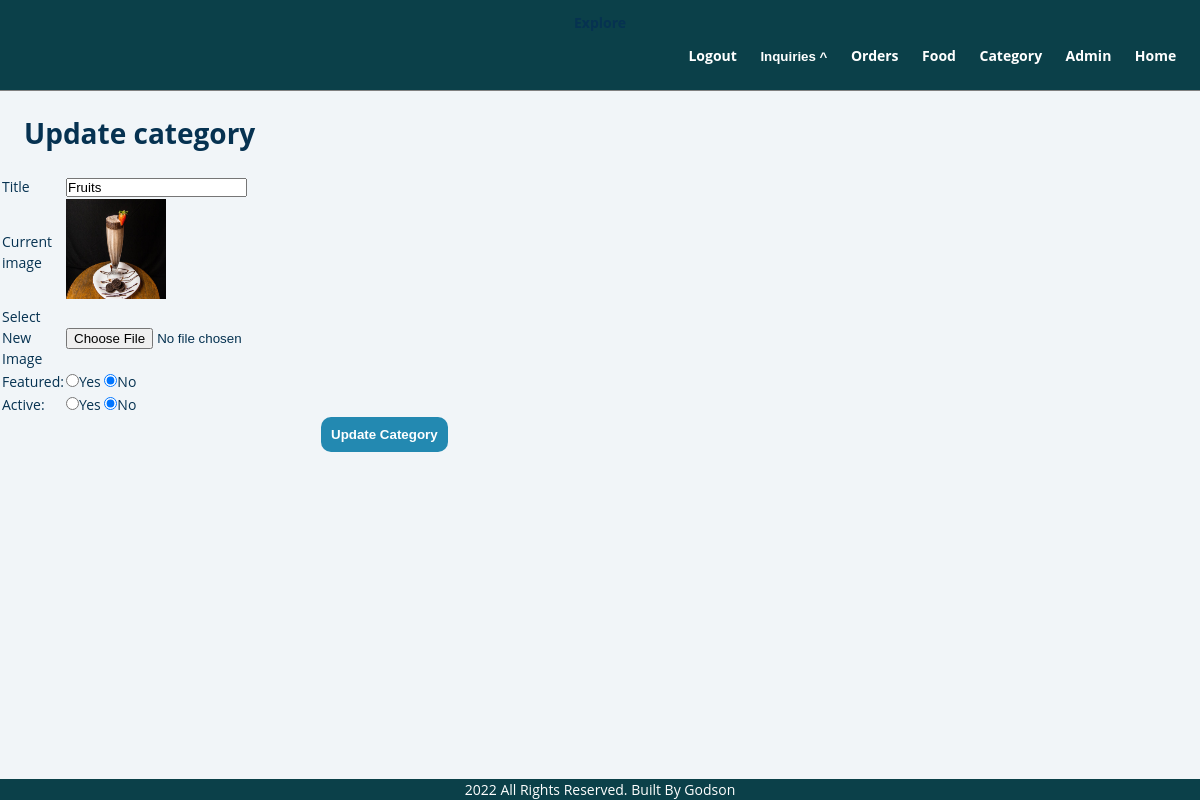
Screenshot of /admin/update-category.php?id=14 (signed in) with the database file from the repository.
### tables this page shows
CREATE TABLE `tbl_category` (
  `id` int(10) UNSIGNED NOT NULL,
  `title` varchar(100) NOT NULL,
  `image_name` varchar(255) NOT NULL,
  `featured` varchar(10) NOT NULL,
  `active` varchar(10) NOT NULL
);

### admin/update-category.php (the view, shortened to what this page needs)
<?php include_once "./partials/header.php"; ?>
<div class="main-content">
    <div class="wrapper">
        <h1 class="h1-title">Update category</h1>
        <?php
            if(isset($_GET['id'])){
                $id = $_GET['id'];
                $sql = "SELECT * FROM tbl_category WHERE id = $id";
                $res = mysqli_query($conn, $sql);
                $count = mysqli_num_rows($res);
                if($count == 1){
                    $rows = mysqli_fetch_assoc($res);
                    $title = $rows['title'];
                    $current_image = $rows['image_name'];
                    $featured = $rows['featured'];
                    $active = $rows['active'];
                }else{
                    $_SESSION['no-record-found'] = "<div class='error text-center'>No record found</div>";
                    header('location:'.SITEURL.'admin/manage-category.php');
                }
            }else{
                header('location:'.SITEURL.'admin/manage-category.php');
            }
        ?>
        <form action="" method="post" enctype="multipart/form-data">
            <table class="tbl-30">
                <tr>
                    <td>Title</td>
                    <td><input type="text" name="title" value="<?php echo $title; ?>" ></td>
                </tr>
                <tr>
                    <td>Current image</td>
                    <td>
                        <?php
                            if($current_image != ''){
                                ?>
                                <img src="<?php echo SITEURL; ?>images/category/<?php echo $current_image; ?>" alt="" srcset="" class="img-width">
                                <?php
                            }else{
                                echo "<div class='error text-center'>No image added</div>;";
                            }
                        ?>
                    </td>
                </tr>
                <tr>
                    <td>Select New Image</td>
                    <td><input type="file" name="image" value="" id=""></td>
                </tr>
                <tr>
                    <td>Featured:</td>
                    <td>
                        <input <?php if($featured == 'yes'){echo 'checked';} ?> type="radio" name="featured" id="" value="yes">Yes
                        <input <?php if($featured == 'no'){echo 'checked';} ?> type="radio" name="featured" id="" value="no">No
                    </td>
                <tr>
                    <td>Active:</td>
                    <td>
                        <input <?php if($active == 'yes'){echo 'checked';} ?> type="radio" name="active" id="" value="yes">Yes
                        <input  <?php if($active == 'no'){echo 'checked';} ?>  type="radio" name="active" id="" value="no" >No
                    </td>
                </tr>
                </tr>
                <tr>
                    <td><input type="hidden" name="current_image" value="<?php echo $current_image; ?>"></td>
                    <td><input type="hidden" name="id" value="<?php echo $id; ?>"></td>
                    <td><input type="submit" name='submit' value="Update Category" class="btn-secondary"></td>
                </tr>
            </table>
        </form>
    </div>
</div>
<?php include_once "./partials/footer.php"; ?>

### css/admin.css (style rules this page uses)
* { margin: 0; padding: 0; -webkit-box-sizing: border-box; box-sizing: border-box; text-decoration: none; }
body { width: 100%; font-family: 'Open Sans', sans-serif; background: hsl(210, 36%, 96%); color: hsl(205, 86%, 17%); line-height: 1.5; font-size: 0.875rem; margin-top: 7rem; }
input[type='submit'] { outline: none; border: none; padding: 10px; }
.img-width { width: 100px; height: 100px; }
.h1-title { margin-left: 1.5rem; margin-bottom: 20px; }
.btn-secondary { background-color: #2389b1; color: white; padding: 5px; border-radius: 10px; font-weight: bold; -webkit-transition: 0.5s linear; -o-transition: 0.5s linear; transition: 0.5s linear; }
.tbl-30 { width: 30%; }
table tr td { margin-bottom: 5px; }
@media screen and (min-width: 768px) { body { width: 100vw; overflow-x: hidden; } }

### rows the page displays
tbl_category: title "Fruits", image_name (picture), featured "☑", active "☑"
